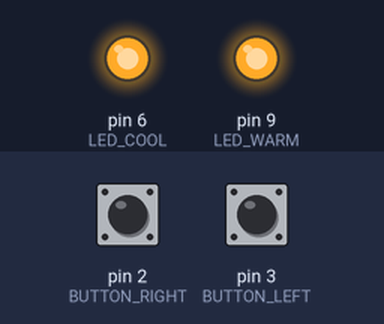
Simulated run of this sketch. Board: Arduino Uno, built with avr-gcc and run on an emulated ATmega328P. On the bench: output pins drawn as LEDs (lit = HIGH). The inputs (shaded band) are chosen by the test bench; at power-on: pin 2 (BUTTON_RIGHT) HIGH, pin 3 (BUTTON_LEFT) HIGH.

Above: at 1.2 s.
1.3 s: pin 2 (BUTTON_RIGHT) pulled LOW for 1 s
At 3.1 s:
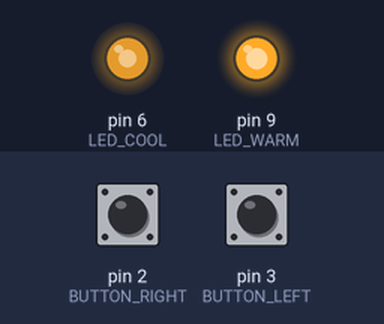
4.3 s: pin 2 (BUTTON_RIGHT) pulled LOW for 0.15 s
At 4.6 s:
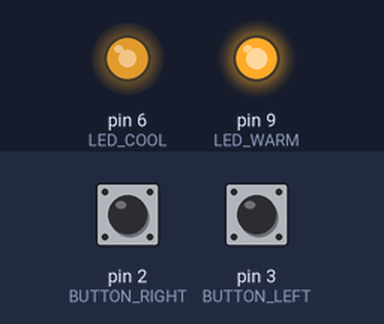
5.9 s: pin 2 (BUTTON_RIGHT) pulled LOW for 3.2 s
At 8.9 s:
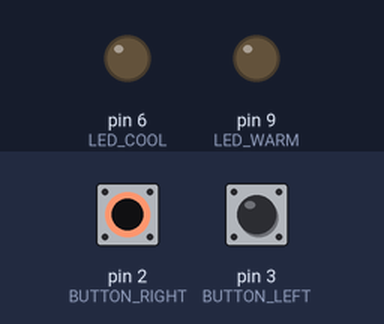
10.6 s: pin 3 (BUTTON_LEFT) pulled LOW for 3.2 s
At 13.6 s:
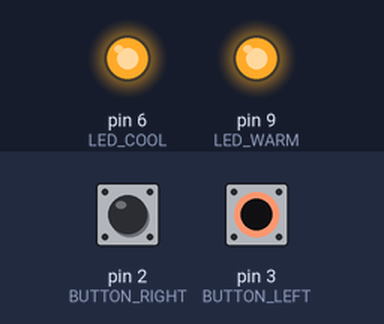
15.3 s: pin 2 (BUTTON_RIGHT) pulled LOW for 3.2 s
At 16.82 s:
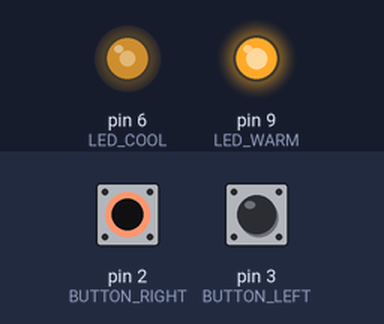
Timing chart, 0 to 19.8 s (numbered marks = the images above; inputs shaded):
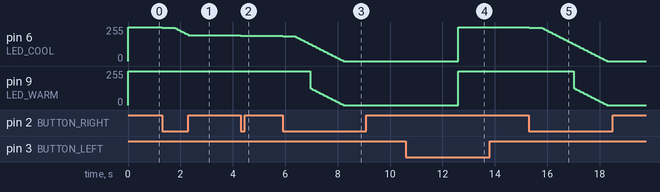

The sketch:

portable-headlight.ino
```cpp
#define LED_COOL 6
#define LED_WARM 9
#define BUTTON_LEFT 3
#define BUTTON_RIGHT 2
#define CHANGE_STEPS 5
#define DEBUG_MODE false

int brightness = 255, temperature = 0; // brightness: 0..255, temperature: -255..255
bool direction = false;   // false: decrease,   true: increase
bool adj_mode = false;    // false: brightness, true: color temperature
bool left_pressed = false;
bool right_pressed = false;
unsigned long pressed_since = 0;

void setLEDs() {
  int warm, cool;

  if (temperature >= 0) {
    // Cool
    cool = brightness;
    warm = (brightness * (255 - temperature)) / 255;
  } else {
    // Warm
    cool = (brightness * (255 + temperature)) / 255;
    warm = brightness;
  }

  if (DEBUG_MODE) {
    Serial.print("brightness=");
    Serial.print(brightness);
    Serial.print(", temperature=");
    Serial.print(temperature);
    Serial.print("cool=");
    Serial.print(cool);
    Serial.print(", warm=");
    Serial.println(warm);
  }

  analogWrite(LED_COOL, cool);
  analogWrite(LED_WARM, warm);
}

void toggleDirection() {
  direction = !direction;
}

void toggleMode() {
  adj_mode = !adj_mode;
}

void change() {
  if (adj_mode) {
    // Adjusting color temperature
    if (direction)
      temperature += CHANGE_STEPS;
    else
      temperature -= CHANGE_STEPS;

    // Make sure it's not out of bounds
    temperature = min(max(temperature, -255), 255);
  } else {
    // Adjusting brightness
    if (direction)
      brightness += CHANGE_STEPS;
    else
      brightness -= CHANGE_STEPS;

    // Make sure it's not out of bounds
    brightness = min(max(brightness, 0), 255);
  }

  setLEDs();
}

void reset() {
  brightness = 255;
  temperature = 0;
  setLEDs();
}

void setup() {
  pinMode(LED_COOL, OUTPUT);
  pinMode(LED_WARM, OUTPUT);
  pinMode(BUTTON_LEFT, INPUT_PULLUP);
  pinMode(BUTTON_RIGHT, INPUT_PULLUP);

  if (DEBUG_MODE) {
    Serial.begin(115200);
    Serial.println("Started in debugging mode.");
  }

  reset();
  //brightness = 255;
  //temperature = 255;
  //setLEDs();
}

void loop() {
  int pressed_for = millis() - pressed_since;

  // Default state: No button is pressed
  if (!left_pressed && !right_pressed) {
    if (!digitalRead(BUTTON_LEFT)) {
      left_pressed = true;
      if (DEBUG_MODE)
        Serial.println("Left pressed");
    }

    if (!digitalRead(BUTTON_RIGHT)) {
      change();
      right_pressed = true;
      if (DEBUG_MODE)
        Serial.println("Right pressed");
    }
    pressed_since = millis();
  }

  // Left button pressed: Change adjustment direction or mode
  if (left_pressed) {
    // Hold left button for 2 seconds to reset to default settings
    if (pressed_for >= 2000)
      reset();

    if (digitalRead(BUTTON_LEFT)) {
      left_pressed = false;
      if (DEBUG_MODE)
        Serial.println("Left depressed");
      // Press left button to invert adjustment direction
      if (pressed_for < 500)
        toggleDirection();
      // Hold left button for half a second to toggle between adjusting brightness or color temperature
      else if (pressed_for < 2000)
        toggleMode();
    }
  }

  // Right button pressed: Turn brightness or color temperature up or down
  if (right_pressed) {
    // Hold to keep changing
    if (pressed_for >= 500) {
      change();
      pressed_since += 50;
    }
    if (digitalRead(BUTTON_RIGHT)) {
      right_pressed = false;
      if (DEBUG_MODE)
        Serial.println("Right depressed");
    }
  }

  delay(25);
}
```

Measured:
- after the input at 1.3 s, pin 6 (LED_COOL): moves from 255/255 to 195/255 over 1.0 s, starting at once
- after the input at 4.3 s, pin 6 (LED_COOL): 195/255 → 190/255 at once
- after the input at 5.9 s, pin 6 (LED_COOL): moves from 190/255 to 0/255 over 2.3 s, starting at once; pin 9 (LED_WARM): moves from 255/255 to 0/255 over 1.3 s, starting after 1.1 s
- after the input at 10.6 s, pin 6 (LED_COOL), pin 9 (LED_WARM): 0/255 → 255/255 after 2.0 s
- after the input at 15.3 s, pin 6 (LED_COOL): moves from 255/255 to 0/255 over 3.0 s, starting at once; pin 9 (LED_WARM): moves from 255/255 to 0/255 over 1.3 s, starting after 1.7 s
